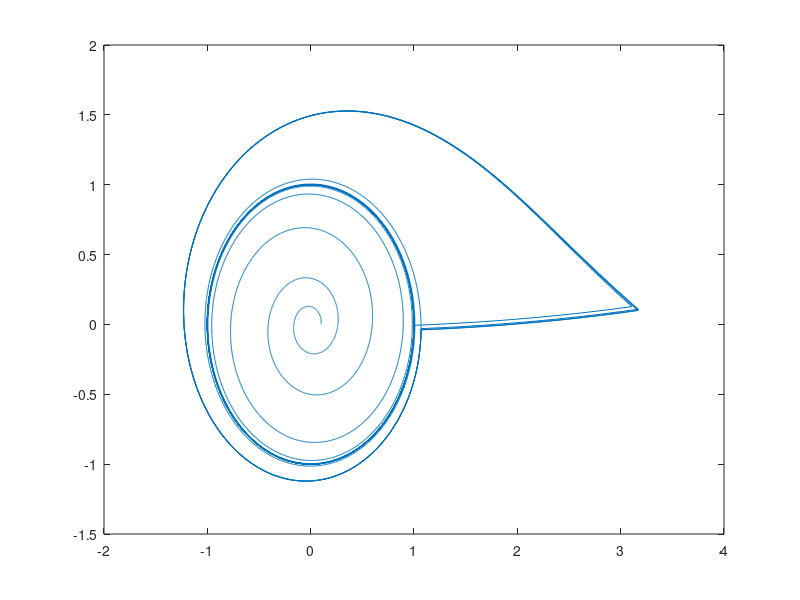
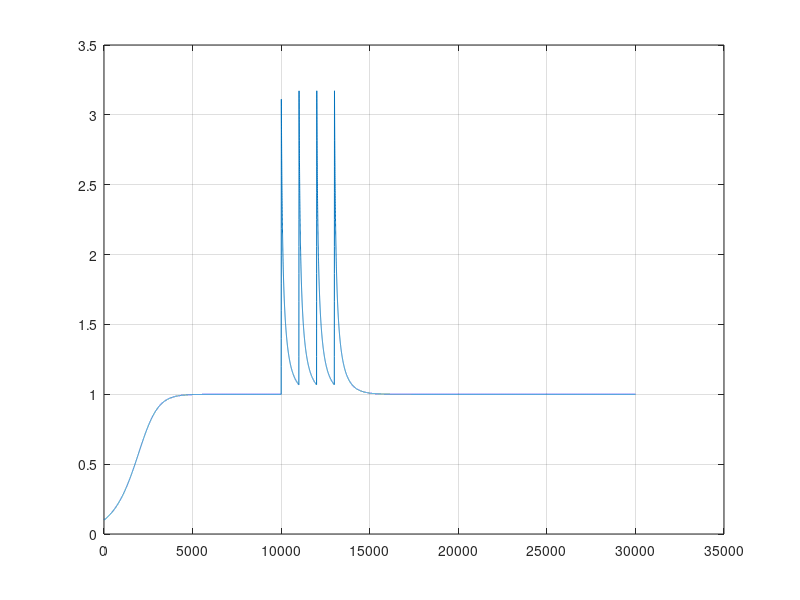

Write the MATLAB code that produced these figures, in order.
% implementation of the Runge Kutta method

clear all;close all;clc;

% indicate which variables will be used symbolically
% syms z t

% parameters of the limit cycle oscillator
z0 = 0.1;
alpha = 1;
beta1 = -1;
beta2 = 0;
epsilon = 1;

% parameters for time
fs = 1000;
dur = 30; % in seconds
T = 1/fs;
time = 0:T:dur;

ntime = length(time);

h=time(ntime)/(ntime-1);

% initialize empty arrays
t_out = zeros(size(time));
z_out = zeros(size(time));

t_out(1) = time(1);
z_out(1) = z0;

% declare function
fun = @(t,z) (z*(alpha + 1i*2*pi + beta1*abs(z)^2 + ...     
    ((epsilon*beta2*abs(z))^4)/(1-epsilon*abs(z)^2)));

% add an input
input = zeros(size(time));
input(fs*10:fs*10+10) = 0.2;
input(fs*10+1000:fs*10+1010) = 0.2;
input(fs*10+2000:fs*10+2010) = 0.2;
input(fs*10+3000:fs*10+3010) = 0.2;

for i=1:ntime-1    
    
    k1 = fun(t_out(i),z_out(i));
    
    k2 = fun(t_out(i)+0.5*h,z_out(i)+0.5*h*k1);
    
    k3 = fun(t_out(i)+0.5*h,z_out(i)+0.5*h*k2);
    
    k4 = fun(t_out(i)+h,z_out(i)+h*k3);
    
    z_out(i+1) = z_out(i) + (1/6)*h*(k1+(2*k2)+(2*k3)+k4) + input(i);

    t_out(i+1) = t_out(i) + h;
    
end

figure(1)
plot(z_out)
figure(2)
plot(abs(z_out(1:end)));
grid on